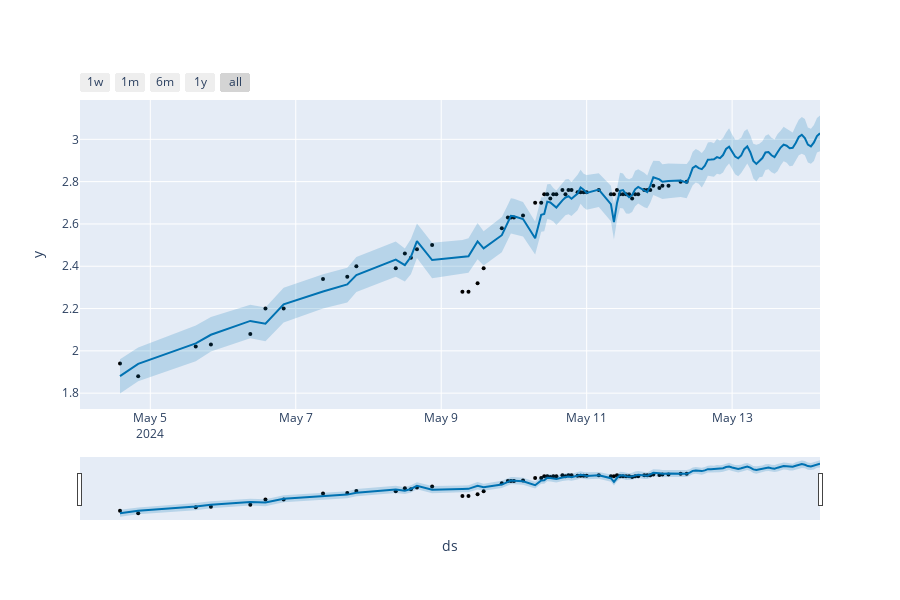

Notebook code for this chart:
### Code cell
m = Prophet(
    yearly_seasonality=False,  
    weekly_seasonality=False,  
    daily_seasonality=True,    
    changepoint_range=0.8,     
    changepoint_prior_scale=0.75,
    changepoints=['2024-05-09 04:00:00'],
    growth="linear"         
)

# Defina os pontos de mudança
m.add_seasonality(name='daily', period=1, fourier_order=9, prior_scale = 0.01)
m.add_regressor("pos_wind", mode = "multiplicative", prior_scale = 0.8)

# Ajuste o modelo
m.fit(sao_goncalo_data)

# Realize previsões
future = m.make_future_dataframe(periods=44, freq='h')  

future['pos_wind'] = pos_wind['pos_wind']

forecast = m.predict(future)

# Visualize o resultado do modelo
plot_plotly(m, forecast)
